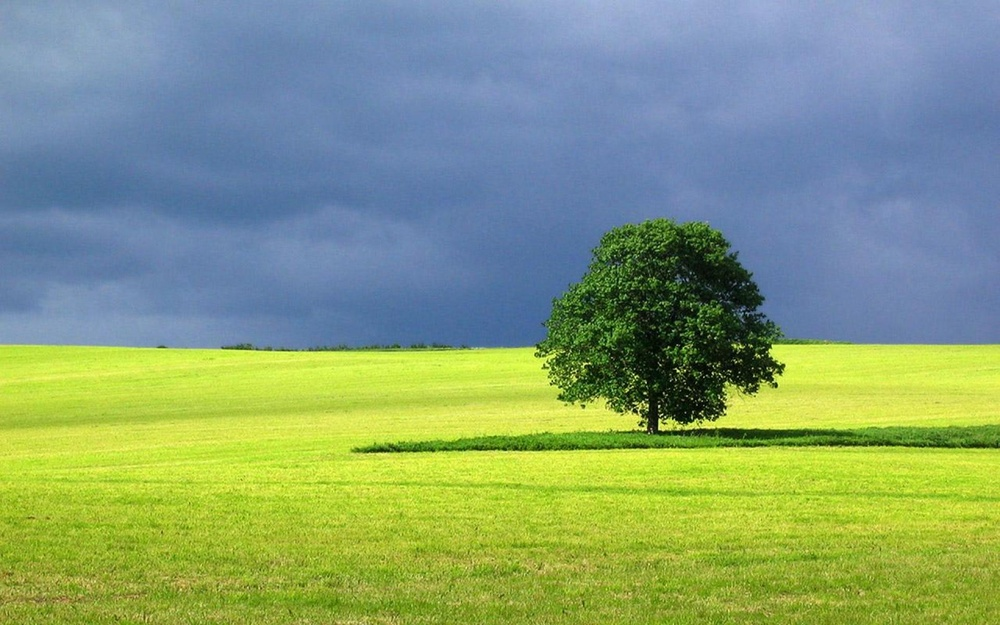
#> input picture landscape.jpg, 1000 x 625 px, shrunk from 1920 x 1200 before the run
$ python run_gmm.py   (older library calls are emulated)
#> lines starting #> are read from the running program, lines starting #| are printed output that depends on the picture
#! /usr/bin/env python
"""
Author: Oren Freifeld
Email: orenfr@cs.bgu.ac.il
"""
import time
import numpy as np
import pylab
from pylab import plt
from GMMInference import GMMInference


img = pylab.imread('../../landscape.jpg')
#> img is the input picture: shape (625, 1000, 3); mean R, G, B 133.1, 158.6, 118.4
img=img[::10,::10]
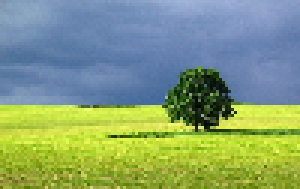
#> img: shape (63, 100, 3) (shown 3 times larger); mean R, G, B 133.1, 158.5, 118.8
img=img.astype(np.float)/255
N = img.shape[0]*img.shape[1]
#> N = 6300
print ('N:',N)
#| N: 6300

# data
x = img.reshape(N,3).T.copy()
data_dim=x.shape[0]
#> data_dim = 3


K= 3
hyperparams=dict()
hyperparams['Psi']=np.eye(data_dim)* (0.1)**2
hyperparams['m'] = np.ones(data_dim)*.5 # the image is in [0,1], so take the mid value.
hyperparams['kappa']=1
hyperparams['nu']=1000
hyperparams['alphas']= np.ones(K) * 100

colors = np.random.rand(K,3)

#> (the run stopped early here; a loop or call above may not have finished)
